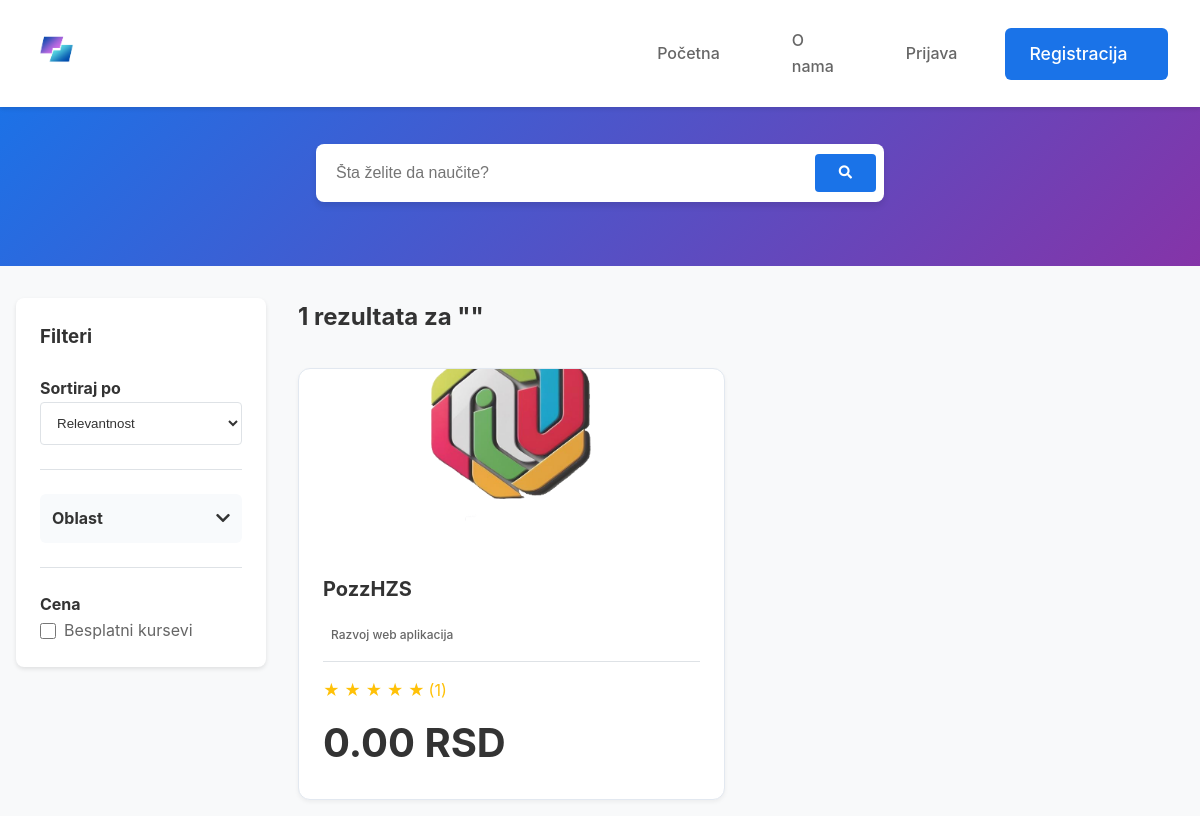
The app's page /search/ with its own data.
### myapp/models.py (models this page shows, shortened)
class Course(models.Model):
    LANGUAGE_CHOICES = [
        ('en', 'Engleski'),
        ('sr', 'Srpski'),
        ('de', 'Nemački'),
        ('fr', 'Francuski'),
        ('es', 'Španski')
    ]
    STATUS_CHOICES = [
        ('draft', 'Draft'),
        ('published', 'Published')
    ]
    title = models.CharField(max_length=200)
    slug = models.SlugField(unique=True)
    description = models.TextField()
    topic = models.ForeignKey(Topic, on_delete=models.CASCADE)
    instructor = models.ForeignKey(User, on_delete=models.CASCADE)
    created_at = models.DateTimeField(auto_now_add=True)
    updated_at = models.DateTimeField(auto_now=True)
    language = models.CharField(max_length=2, choices=LANGUAGE_CHOICES, default='en')
    status = models.CharField(max_length=10, choices=STATUS_CHOICES, default='draft')
    is_free = models.BooleanField(default=False)
    price = models.DecimalField(max_digits=10, decimal_places=2, default=0.00)
    image = models.ImageField(upload_to='course_images/')
    enrolled_students = models.ManyToManyField(User, through='CourseEnrollment', related_name='enrolled_courses')
    is_featured = models.BooleanField(default=False)

class Topic(models.Model):
    CATEGORY_CHOICES = [
        ('development', 'Razvoj softvera'),
        ('business', 'Biznis'),
        ('finance', 'Finansije & Računovodstvo'),
        ('it', 'Infomracione tehnologije'),
        ('design', 'Dizajn'),
        ('marketing', 'Marketing'),
        ('lifestyle', 'Lifestyle'),
        ('photography', 'Fotografija & Video'),
        ('health', 'Zdravlje & Sport'),
        ('music', 'Muzika'),
        ('teaching', 'Teaching & Academics')
    ]
    name = models.CharField(max_length=100)
    category = models.CharField(
        max_length=50,
        choices=CATEGORY_CHOICES,
        default='development'
    )
    class Meta:
        ordering = ['name']
        unique_together = ['name', 'category']

### myapp/views.py (the view)
# urls.py: path('search/', views.search_courses, name='search_courses'),
def search_courses(request):
    query = request.GET.get('q', '')
    sort = request.GET.get('sort', 'relevance')
    is_free = request.GET.get('is_free', False)
    topic_ids = request.GET.getlist('topics')
    courses = Course.objects.annotate(
        rating_average=Avg('reviews__rating'),
        rating_count=Count('reviews')
    )
    if topic_ids:
        courses = courses.filter(topic_id__in=topic_ids)
    if query:
        courses = courses.filter(
            Q(title__icontains=query) |
            Q(description__icontains=query) |
            Q(topic__name__icontains=query)
        )
    if is_free:
        courses = courses.filter(is_free=True)
    if sort == 'rating':
        courses = courses.order_by('-rating_average', '-created_at')
    elif sort == 'newest':
        courses = courses.order_by('-created_at')
    context = {
        'courses': courses,
        'query': query,
        'sort': sort,
        'is_free': is_free,
        'selected_topics': topic_ids,
    }
    return render(request, 'search_results.html', context)

### myapp/templates/search_results.html (shortened to what this page needs)
{% extends "base.html" %}
{% load static %}
{% block content %}
<div class="search-page">
    <div class="search-header">
        <div class="search-container">
            <form action="{% url 'search_courses' %}" method="GET" class="search-form">
                <input type="text" name="q" placeholder="Šta želite da naučite?" value="{{ request.GET.q }}">
                <button type="submit"><i class="fas fa-search"></i></button>
            </form>
        </div>
    </div>
    <div class="search-content">
        <div class="search-filters">
            <div class="filter-section">
                <h3>Filteri</h3>
                <form method="GET" id="filterForm">
                    <div class="filter-group">
                        <h4>Sortiraj po</h4>
                        <select name="sort" onchange="this.form.submit()">
                            <option value="relevance" {% if sort == 'relevance' %}selected{% endif %}>Relevantnost</option>
                        </select>
                    </div>
                    <div class="filter-group">
                        <div class="filter-header" data-target="oblast-filter">
                            <h4>Oblast</h4>
                            <i class="fas fa-chevron-down"></i>
                        </div>
                    </div>
                    <div class="filter-group">
                        <h4>Cena</h4>
                        <label class="checkbox-label">
                            <input type="checkbox" name="is_free" value="1"
                                   onchange="this.form.submit()">
                            Besplatni kursevi
                        </label>
                    </div>
                </form>
            </div>
        </div>
        <div class="search-results">
            <div class="results-header">
                <h2>{{ courses.count }} rezultata za "{{ query }}"</h2>
            </div>
            <div class="course-list">
                {% for course in courses %}
                <div class="course-card">
                    <div class="course-image">
                        {% if course.image %}
                            <img src="{{ course.image.url }}" alt="{{ course.title }}">
                        {% else %}
                            <img src="{% static 'images/default-course.jpg' %}" alt="{{ course.title }}">
                        {% endif %}
                    </div>
                    <div class="course-details">
                        <h3>{{ course.title }}</h3>
                        <p class="course-topic">{{ course.topic.name }}</p>
                        <div class="course-meta">
                            <div class="rating">
                                <div class="stars">
                                    {% with stars=course.rating_average|default:0|floatformat:"0" %}
                                        {% for i in "12345" %}
                                            {% if forloop.counter <= stars|add:"0" %}★{% else %}☆{% endif %}
                                        {% endfor %}
                                    {% endwith %}
                                    <span>({{ course.rating_count }})</span>
                                </div>
                            </div>
                            <div class="price">
                                {% if course.is_free %}
                                    <span class="free">Besplatno</span>
                                {% else %}
                                    {{ course.price }} RSD
                                {% endif %}
                            </div>
                        </div>
                    </div>
                    <a href="{% url 'course_detail' course.slug %}" class="card-link"></a>
                </div>
                {% empty %}
                <div class="no-results">
                    <p>Nema pronađenih kurseva za "{{ query }}"</p>
                </div>
                {% endfor %}
            </div>
        </div>
    </div>
</div>
{% endblock %}

### myapp/static/css/base.css (style rules this page uses)
*, *::before, *::after { margin: 0; padding: 0; box-sizing: border-box; }
:root { --primary-color: #1a73e8; --secondary-color: #8534a8; --text-primary: #333; --text-secondary: #666; --background-light: #f8f9fa; --background-dark: #212529; --border-color: #dee2e6; --shadow-sm: 0 2px 4px rgba(0,0,0,0.1); --shadow-md: 0 4px 6px rgba(0,0,0,0.1); --transition: all 0.3s ease; }
body { font-family: 'Inter', -apple-system, BlinkMacSystemFont, sans-serif; line-height: 1.6; color: var(--text-primary); background: var(--background-light); margin-top: 80px; }
.search-form { display: flex; gap: 0.5rem; background: white; padding: 0.75rem; border-radius: 8px; box-shadow: var(--shadow-sm); }
.search-form input { flex: 1; border: none; outline: none; font-size: 1rem; padding: 0.5rem; }
.search-form button { background: var(--primary-color); color: white; border: none; padding: 0.5rem 1.5rem; border-radius: 4px; cursor: pointer; transition: var(--transition); }

### myapp/static/css/index.css (style rules this page uses)
.search-container { max-width: 600px; margin: 2rem auto; padding: 0 1rem; }
.search-form { display: flex; align-items: center; background: white; border-radius: 8px; padding: 0.5rem; box-shadow: var(--shadow-md); width: 100%; gap: 0.5rem; }
.search-form input { flex: 1; border: none; outline: none; padding: 0.75rem; font-size: 1rem; min-width: 0; }
.search-form button { background: var(--primary-color); color: white; border: none; padding: 0.75rem 1.5rem; border-radius: 4px; cursor: pointer; transition: var(--transition); white-space: nowrap; display: flex; align-items: center; gap: 0.5rem; min-width: fit-content; }
.course-card { background: white; border-radius: 8px; overflow: hidden; box-shadow: var(--shadow-sm); transition: var(--transition); position: relative; }
.course-image { position: relative; height: 200px; overflow: hidden; }
.course-image img { width: 100%; height: 100%; object-fit: cover; }
.course-topic { font-size: 0.75rem; background: var(--bg-secondary); color: var(--text-secondary); font-weight: 500; margin-bottom: 0.75rem; padding: 0.25rem 0.5rem; border-radius: 4px; display: inline-block; }
.course-details { padding: 1.5rem; }
.course-details h3 { margin: 0 0 1rem; font-size: 1.25rem; color: var(--text-primary); }
.course-meta { display: flex; flex-direction: column; gap: 0.5rem; padding-top: 1rem; border-top: 1px solid var(--border-color); }
.rating { display: flex; align-items: center; gap: 0.5rem; }
.stars { color: #ffc107; }
.price { font-weight: bold; color: var(--text-primary); font-size: 0.9rem; }
.course-card { position: relative; }
.card-link { position: absolute; top: 0; left: 0; right: 0; bottom: 0; z-index: 1; }
.course-meta *, .course-topic, .course-actions * { position: relative; z-index: 2; }

### myapp/static/css/course_detail.css (style rules this page uses)
.price { font-size: 2.5rem; font-weight: bold; color: var(--text-primary); display: block; }
.stars { display: flex; gap: 0.25rem; }

### myapp/static/css/dashboard.css (style rules this page uses)
.course-card { position: relative; background: white; border-radius: 12px; overflow: hidden; box-shadow: 0 2px 4px rgba(0, 0, 0, 0.05); transition: all 0.2s ease; border: 1px solid #e2e8f0; display: flex; flex-direction: column; height: 100%; }
.course-image { width: 100%; height: 180px; object-fit: cover; }

### myapp/static/css/profile.css (style rules this page uses)
.course-image { height: 180px; overflow: hidden; }
.course-image img { width: 100%; height: 100%; object-fit: cover; }

### records on screen
Course: image (picture), title "PozzHZS", topic.name "Razvoj web aplikacija", rating_count "1", price "0.00"

### other values on screen
{{ courses.count }} "1"
